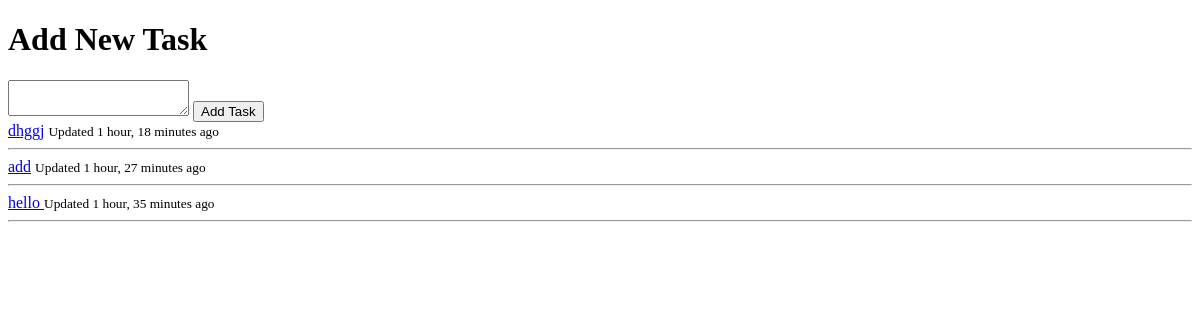
Before: / with the older database file.
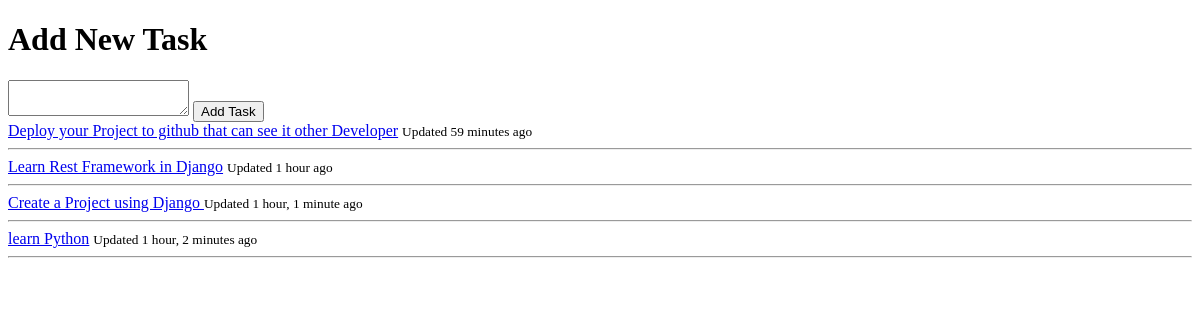
After: the same page with the newer database file.
### notes/models.py (models this page shows, shortened)
class Task(models.Model):
    body = models.TextField()
    updated = models.DateTimeField(auto_now=True)
    created = models.DateTimeField(auto_now_add=True)

### notes/views.py (the view, shortened to what this page needs)
# urls.py: path('', views.TaskList.as_view(), name="tasks"),
class TaskList(View):
    def get(self, request):
        tasks = Task.objects.all().order_by('-updated')
        context = {'tasks':tasks}
        return render(request, 'notes/index.html', context)

### notes/templates/notes/index.html (shortened to what this page needs)
<!DOCTYPE html>
<html>
    <head>
        <link rel="stylesheet" href="">
    </head>
    <body>
        <h1>Add New Task</h1>
        <form method="POST" action="/">
            <textarea name="body"></textarea>
            <input type="submit" value="Add Task" />
        </form>
        <div>
            {% for task in tasks %}
                <div>
                    <a href="{% url 'task' task.id %}">{{task.body}}</a>
                    <small>Updated {{task.updated|timesince}} ago</small>
                    <hr>
                </div>
            {% endfor %}
        </div>
    </body>
</html>

Changed rows visible on the page:
removed Task: body "dhggj", updated "1 hour, 18 minutes"
removed Task: body "add", updated "1 hour, 27 minutes"
removed Task: body "hello", updated "1 hour, 35 minutes"
added Task: body "Deploy your Project to github that can see it other Developer", updated "59 minutes"
added Task: body "Learn Rest Framework in Django", updated "1 hour"
added Task: body "Create a Project using Django", updated "1 hour, 1 minute"
added Task: body "learn Python", updated "1 hour, 2 minutes"
